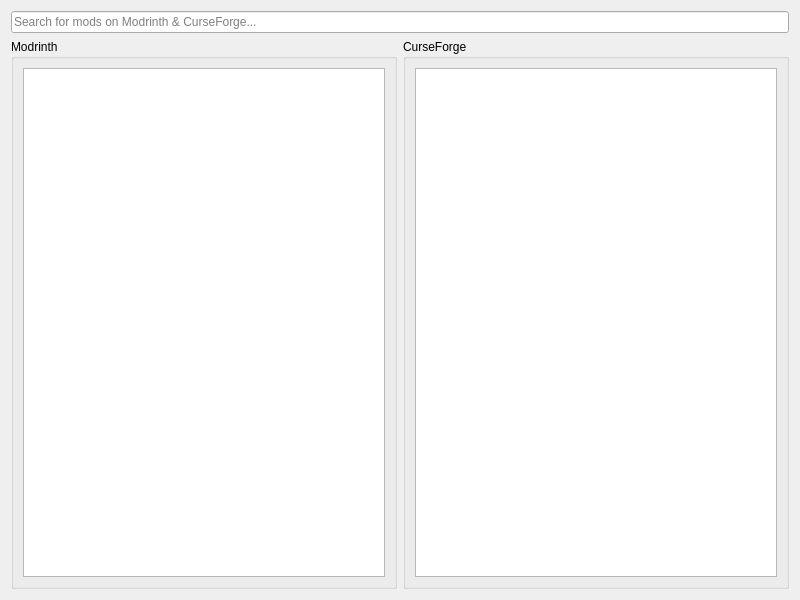
<?xml version="1.0" encoding="UTF-8"?>
<ui version="4.0">
 <class>ModBrowserView</class>
 <widget class="QWidget" name="ModBrowserView">
  <property name="geometry">
   <rect>
    <x>0</x>
    <y>0</y>
    <width>800</width>
    <height>600</height>
   </rect>
  </property>
  <layout class="QVBoxLayout" name="mainLayout">
   <item>
    <widget class="QLineEdit" name="searchEdit">
     <property name="placeholderText">
      <string>Search for mods on Modrinth &amp; CurseForge...</string>
     </property>
    </widget>
   </item>
   <item>
    <layout class="QHBoxLayout" name="resultsLayout">
     <item>
      <widget class="QGroupBox" name="modrinthGroup">
       <property name="title">
        <string>Modrinth</string>
       </property>
       <layout class="QVBoxLayout" name="modrinthLayout">
        <item>
         <widget class="QListView" name="modrinthList"/>
        </item>
       </layout>
      </widget>
     </item>
     <item>
      <widget class="QGroupBox" name="curseforgeGroup">
       <property name="title">
        <string>CurseForge</string>
       </property>
       <layout class="QVBoxLayout" name="curseforgeLayout">
        <item>
         <widget class="QListView" name="curseforgeList"/>
        </item>
       </layout>
      </widget>
     </item>
    </layout>
   </item>
  </layout>
 </widget>
 <resources/>
 <connections/>
</ui>
